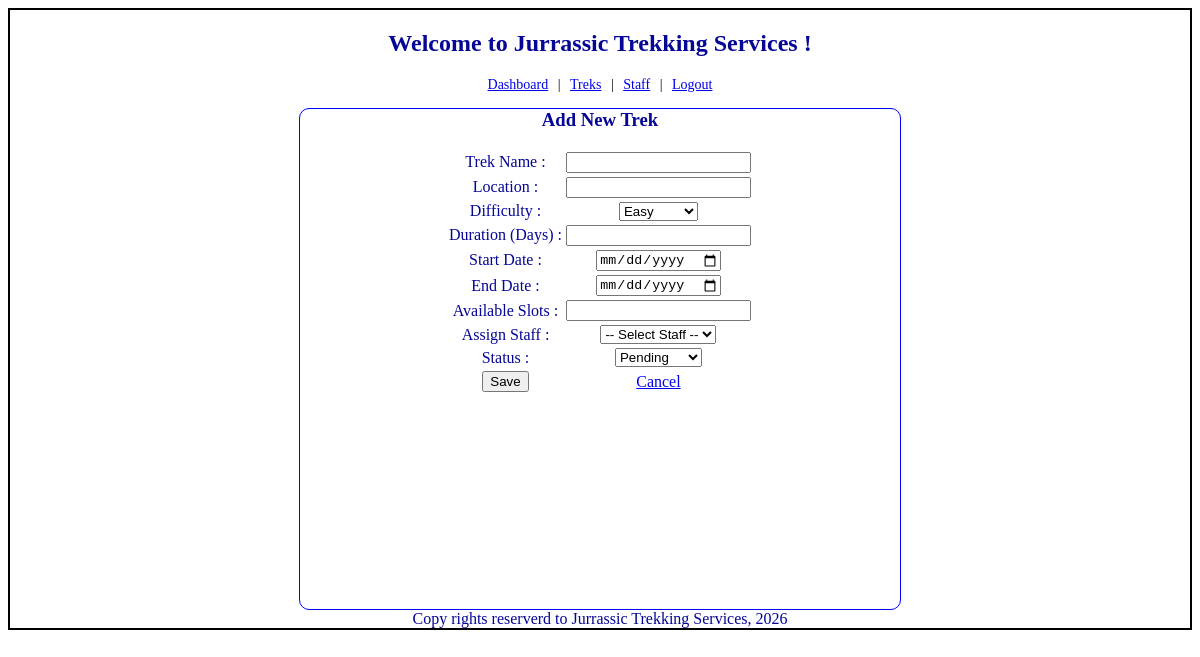
The page /admin/trek_form?trek_id=2 (signed in) on the database as committed earlier.
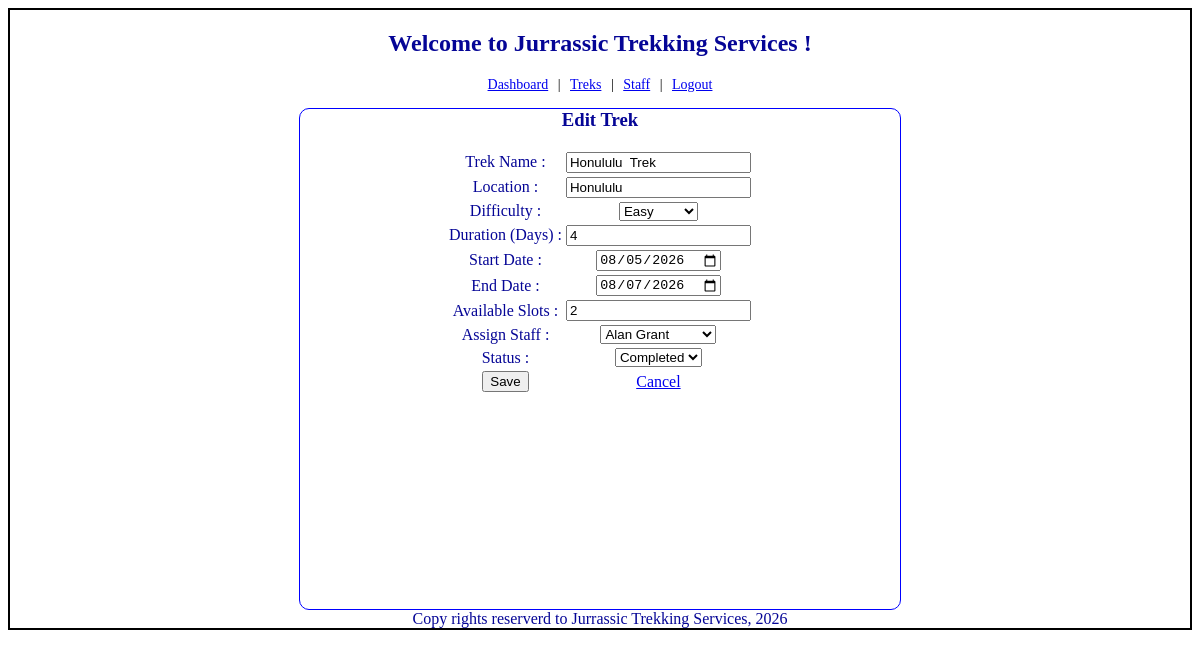
The same page on the database as committed later.
### models.py (models this page shows)
class trek(db.Model):
    trek_id = db.Column(db.Integer, primary_key=True)
    trek_name = db.Column(db.String, nullable=False)
    location = db.Column(db.String, nullable=False)
    difficulty = db.Column(db.String, nullable=False)
    duration_days = db.Column(db.Integer, nullable=False)
    start_date = db.Column(db.Date, nullable=False)
    end_date = db.Column(db.Date, nullable=False)
    available_slots = db.Column(db.Integer, nullable=False)
    assigned_staff_id = db.Column(db.Integer, db.ForeignKey('staff_profile.staff_id'))
    status = db.Column(db.String, nullable=False, default="Pending")
    created_at = db.Column(db.DateTime, nullable=False, default=datetime.utcnow)
    bookings = db.relationship('booking', backref='trek', lazy=True)

### controller.py (the view, shortened to what this page needs)
@app.route("/admin/trek_form", methods=["GET","POST"])
def trek_form():
  if session.get('role') != 'Admin':
    return redirect(url_for('signin'))
  trek_id = request.args.get('trek_id')
  edit_trek = trek.query.get(trek_id) if trek_id else None
  staff_list = staff_profile.query.filter_by(approval_status="Approved").all()
  return render_template("trek_form.html", edit_trek=edit_trek, staff_list=staff_list)

### templates/trek_form.html (shortened to what this page needs)
{% extends "base.html" %}
{% block content %}
    <div class="navlinks">
        <a href="/admin/">Dashboard</a> |
        <a href="/admin/treks">Treks</a> |
        <a href="/admin/staff">Staff</a> |
        <a href="/logout">Logout</a>
    </div>
    <div class="input-form">
        <form method="POST" action="/admin/trek_form{{ '?trek_id=' ~ edit_trek.trek_id if edit_trek else '' }}">
        <h3 class="center">{{ 'Edit Trek' if edit_trek else 'Add New Trek' }}</h3><br>
        <table class="center">
        <tr>
            <td><label>Trek Name :</label></td>
            <td><input type="text" name="trek_name" value="{{edit_trek.trek_name if edit_trek else ''}}"></td>
        </tr>
        <tr>
            <td><label>Location :</label></td>
            <td><input type="text" name="location" value="{{edit_trek.location if edit_trek else ''}}"></td>
        </tr>
        <tr>
            <td><label>Difficulty :</label></td>
            <td>
                <select name="difficulty">
                    <option value="Easy" {{'selected' if edit_trek and edit_trek.difficulty=='Easy'}}>Easy</option>
                </select>
            </td>
        </tr>
        <tr>
            <td><label>Duration (Days) :</label></td>
            <td><input type="text" name="duration_days" value="{{edit_trek.duration_days if edit_trek else ''}}"></td>
        </tr>
        <tr>
            <td><label>Start Date :</label></td>
            <td><input type="date" name="start_date" value="{{edit_trek.start_date if edit_trek else ''}}"></td>
        </tr>
        <tr>
            <td><label>End Date :</label></td>
            <td><input type="date" name="end_date" value="{{edit_trek.end_date if edit_trek else ''}}"></td>
        </tr>
        <tr>
            <td><label>Available Slots :</label></td>
            <td><input type="text" name="available_slots" value="{{edit_trek.available_slots if edit_trek else ''}}"></td>
        </tr>
        <tr>
            <td><label>Assign Staff :</label></td>
            <td>
                <select name="assigned_staff_id">
                    <option value="">-- Select Staff --</option>
                    {% for s in staff_list %}
                    <option value="{{s.staff_id}}" {{'selected' if edit_trek and edit_trek.assigned_staff_id==s.staff_id}}>{{s.user.full_name}}</option>
                    {% endfor %}
                </select>
            </td>
        </tr>
        <tr>
            <td><label>Status :</label></td>
            <td>
                <select name="status">
                    {% for st in ['Pending','Approved','Open','Closed','Completed'] %}
                    <option value="{{st}}" {{'selected' if edit_trek and edit_trek.status==st}}>{{st}}</option>
                    {% endfor %}
                </select>
            </td>
        </tr>
        <tr>
            <td><input type="submit" value="Save"></td>
            <td><a href="/admin/treks">Cancel</a></td>
        </tr>
        </table>
        </form>
    </div>
{% endblock %}

Rows that differ between the two databases and show on the page:
added trek: trek_name "Honululu Trek", location "Honululu", duration_days "4", start_date "08/05/2026", end_date "08/07/2026", available_slots "2"
Other text that changed with them:
{{ 'Edit Trek' if edit_trek else 'Add New Trek' }}: "Add New Trek" → "Edit Trek"
form field assigned_staff_id: "-- Select Staff --" → "Alan Grant"
form field status: "Pending" → "Completed"
